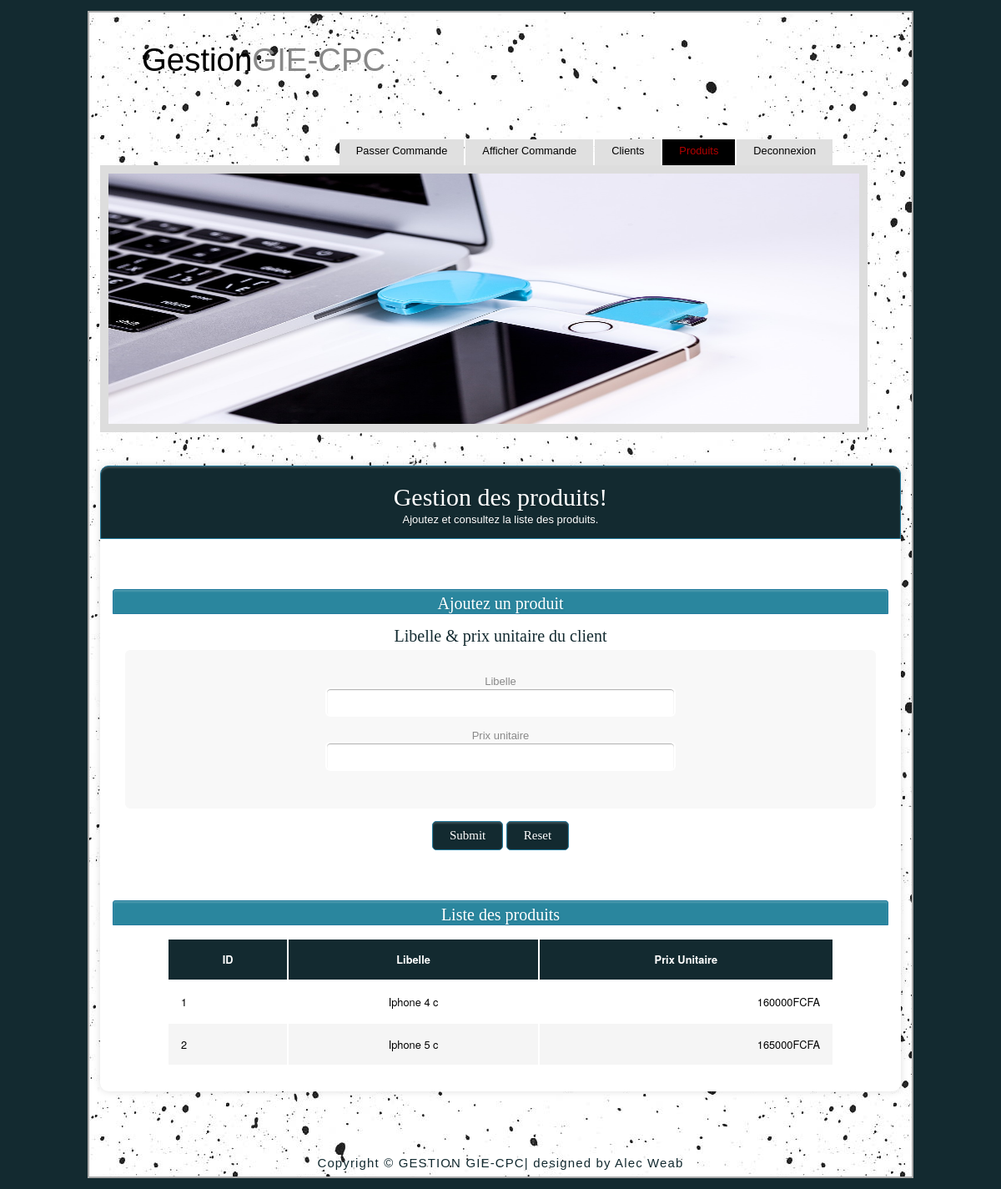
Page /gestionproduit.php on the committed database.
### tables this page shows
CREATE TABLE `produits` (
  `IdProduit` int(5) NOT NULL,
  `LibProduit` varchar(50) NOT NULL,
  `PrixUnitaireProduit` double NOT NULL
);

### gestionproduit.php (the view, shortened to what this page needs)
<!DOCTYPE HTML>
<html>
	<head>
		<link rel="stylesheet" type="text/css" href="style/style.css" />
	</head>
	<body>
		<div id="principal">
			<div id="header">
				<div id="ntp">
					<h1><a href="index.php">Gestion<span class="nom_tp">GIE-CPC</span></a></h1>
				</div>
				<div id="menubar">
					<ul id="menu">
						<li><a href="gestioncommande.php">Passer Commande</a></li>
						<li><a href="etatcommande.php">Afficher Commande</a></li>
						<li><a href="gestionclient.php">Clients</a></li>
						<li class="selected"><a href="gestionproduit.php">Produits</a></li>
						<li><a href="index.php">Deconnexion</a></li>
					</ul>
				</div>
			</div>
			<div id="banniere">
				<img src="images/promotional.jpg" width="900" height="300">
			</div>
					<div class="formulaire">
						<h1>Gestion des produits!<span>Ajoutez et consultez la liste des produits.</span></h1>
						<h2>Ajoutez un produit</h2>
							<form action="" method="POST">
								<div class="section">Libelle &amp; prix unitaire du client</div>
									<center>
									<div class="inner-wrap">
										<label>Libelle <input type="text" name="field1" /></label>
										<label>Prix unitaire <input type="text" name="field2" /></label>
									</div>
									</center>
									<div class="button-section">
										<input type="submit" name="Enregister" />
										<input type="reset" name="Annuler" />
									</div>
								<?php
									$bdd="gie";
									$con= mysqli_connect('localhost','root','');
										mysqli_select_db($con,$bdd) or die ("pas de connection");
								?>
								<center>
									<table>
										<h2>Liste des produits</h2>
										<thead>
											<tr>
												<th>ID</th>
												<th>Libelle</th>
												<th>Prix Unitaire</th>
											</tr>
										</thead>
										<tbody>
											<?php
												$sql="SELECT * FROM produits";
												$res=mysqli_query($con,$sql) or die ('Erreur SQL !<br />'.$sql.'<br />'.mysql_error());
												while ($data=mysqli_fetch_array($res))
												{
													$id=$data['IdProduit'];
													$lib=$data['LibProduit'];
													$pu=$data['PrixUnitaireProduit'];
													echo '<tr>
															<td>'.$id.'</td>
															<td>'.$lib.'</td>
															<td>'.$pu.'FCFA</td>
														  </tr>';
												}
											?>
										</tbody>
									</table>
								</center>
							</form>
					</div>
			<div id="footer">
				<p> Copyright &copy; GESTION GIE-CPC| designed by Alec Weab </p>
			</div>
		</div>
	</body>
</html>

### rows in the picture
produits: IdProduit "1", LibProduit "Iphone 4 c", PrixUnitaireProduit "160000"
produits: IdProduit "2", LibProduit "Iphone 5 c", PrixUnitaireProduit "165000"
